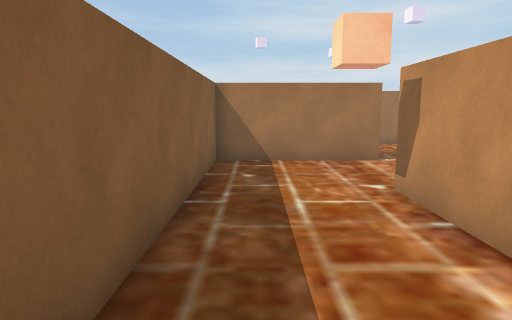
View 1 (above)

24 first-person views from a walk through a Unity game level. The camera is 1.5 m above the floor, tilts 8° down and sees 70° across. The floor is counted in squares, 1 m on a side. Each view is taken from the middle of a square. On the plan, view 1 faces up. The plan holds only what a view shows up to about 16 squares ahead; the rest is blank. The place goes on beyond the plan. The player is left out.

View 2
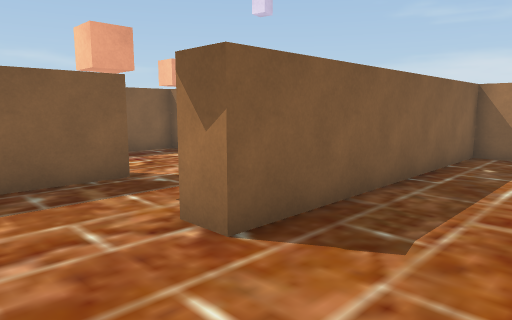

View 3
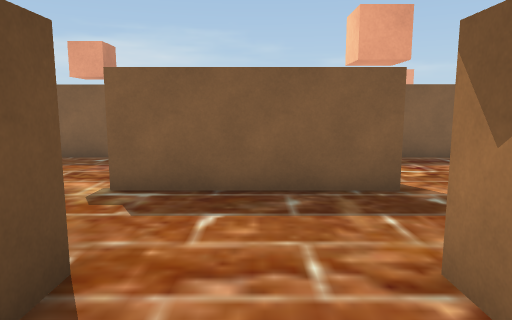

View 4
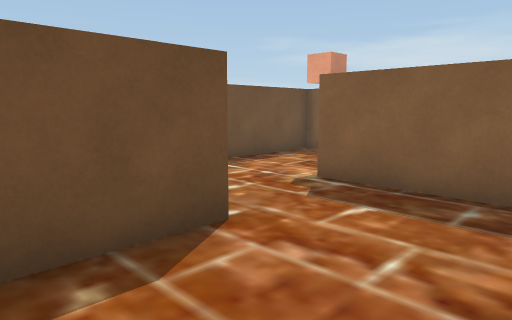

View 5
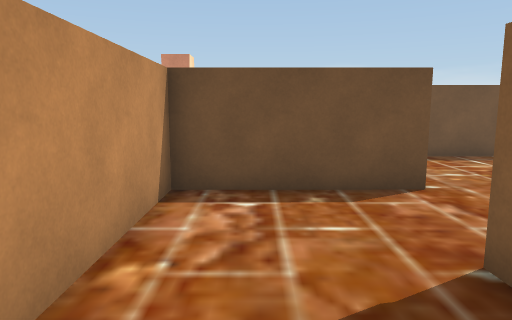

View 6
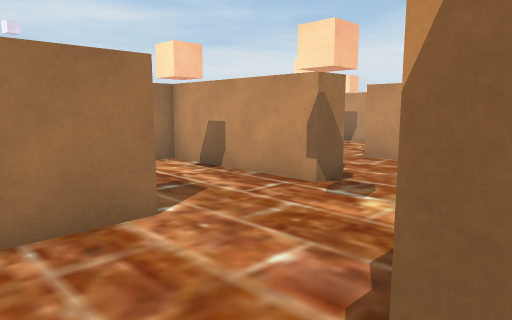

View 7
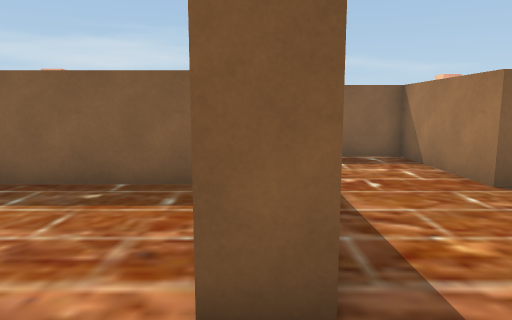

View 8
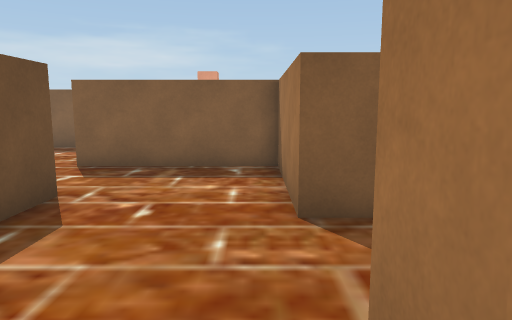

View 9
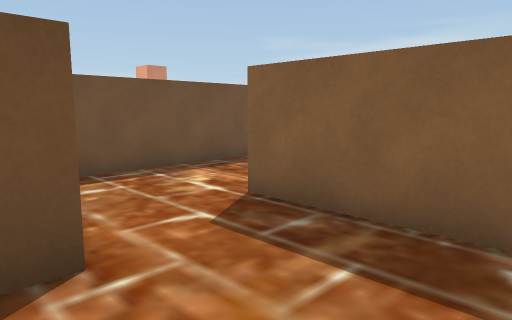

View 10
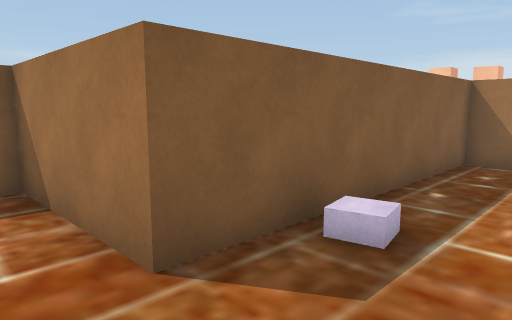

View 11
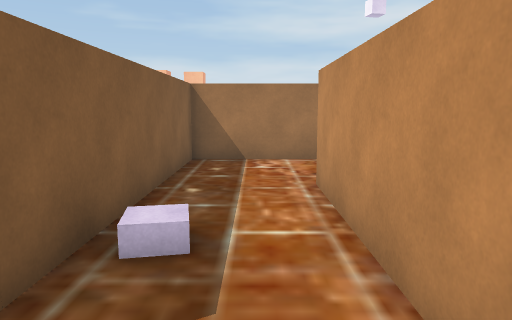

View 12
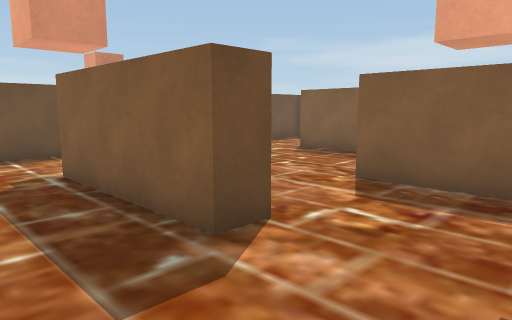

View 13
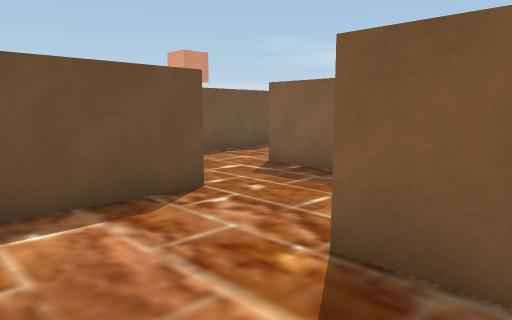

View 14
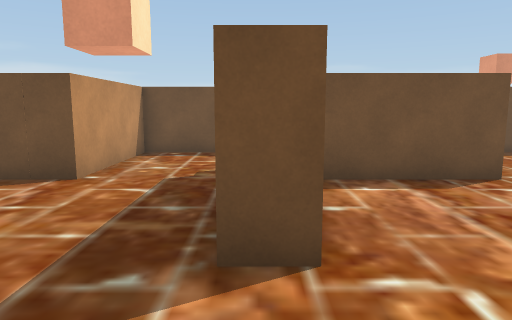

View 15
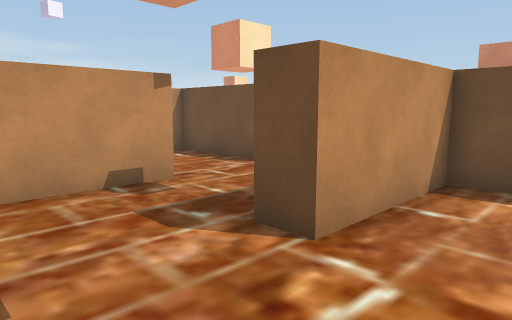

View 16
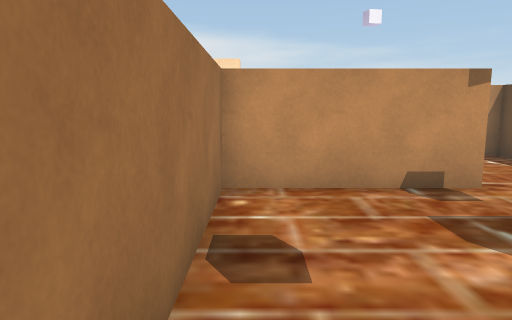

View 17
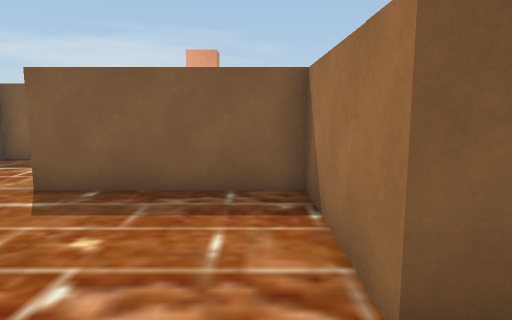

View 18
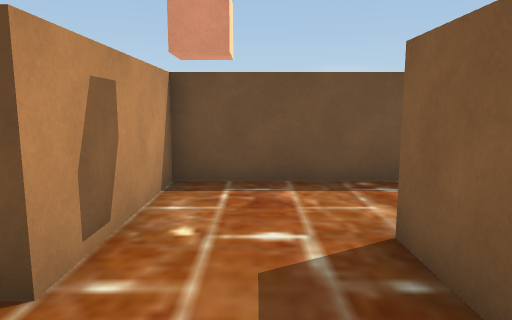

View 19
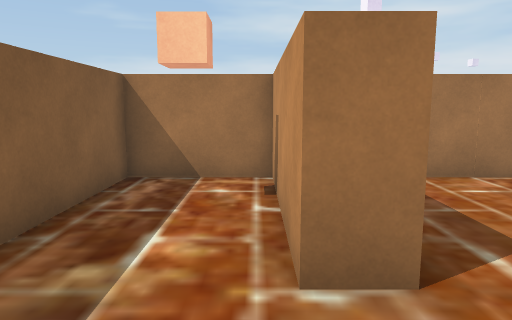

View 20
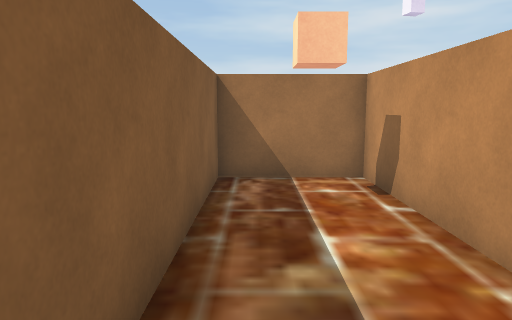

View 21
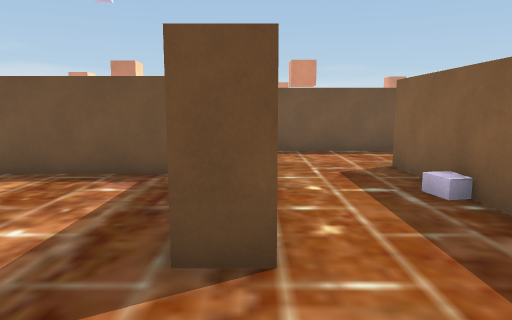

View 22
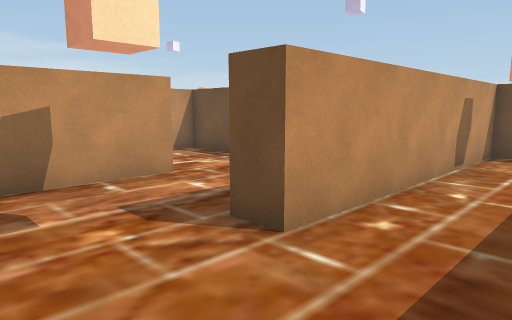

View 23
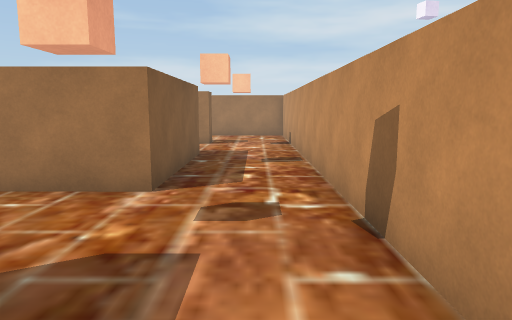

View 24
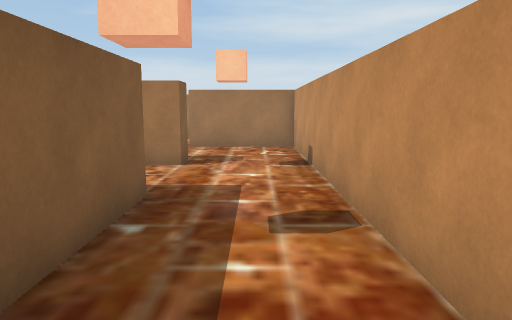

### Floor plan
Points are (right, up) in squares from view 1. A wall is a line through its corners. A room is listed if a view was taken in it or the views show most of it. See-through windows are left out.
Room 1 (views 1, 2, 3, 4, 5, 6, 7, 8, 9, 10, 11, 12, 13, 14, 15, 16, 21, 22, 23, 24)
walls: (-6.5, 10.2) (-6.5, 29.5) (-10.6, 29.5); (-9.9, 21.2) (-9.9, 15.6) (-12.8, 15.6); (-0.9, 15.6) (-5.6, 15.6) (-5.6, 10.2); (-2.2, 11.7) (-0.8, 11.7); (-10.2, 8) (-10.2, 7.1); (-9, 6.6) (-2.2, 6.6); (-14.6, 10) (-14.6, 5.4); (3.2, 15.6) (2.2, 15.6); (-9.9, 25.8) (-9.9, 24.8) (-11, 24.8); (-10.2, 5.6) (-10.2, 0.9); (3.6, 11.6) (3.6, 10.6) (-1.2, 10.6) (-1.2, 0.7) (-2.2, 0.7) (-2.2, 5.6) (-8.2, 5.6); (-6.8, 1.7) (-5.6, 1.7) (-5.6, -3.8); (-6.5, 0.5) (-6.5, 1.8); (7.5, 10.3) (7.1, 10.3) (7.1, 15.6) (5.2, 15.6); (2.6, 3.5) (2.6, 6.8); (-16, 1.9) (-11.2, 1.9) (-11.2, 11.7) (-10.1, 11.7); (-10.2, -5.5) (-10.2, -7.5) (-2.2, -7.5) (-2.2, -2.7) (2.6, -2.7) (2.6, 2)
ways out: opening at (-8.5, 1) to room 2; opening at (0.5, 16)
objects: other object (-14, 9)
Room 2 (views 17, 18, 19, 20)
walls: (-10.2, 0.9) (-14.6, 0.9) (-14.6, -4.1) (-15.6, -4.1) (-15.6, 0.9) (-18.8, 0.9) (-18.8, -7.5) (-11.2, -7.5) (-11.2, -2.7) (-6.5, -2.7) (-6.5, 0.5)
ways out: opening at (-8.5, 1) to room 1

Where each view was taken, in squares from view 1:
view 1: 0 up, 0 right, facing up
view 2: 2 down, 2 right, facing up-left
view 3: 1 down, 1 right, facing left
view 4: 1 up, 1 right, facing down-left
view 5: 4 up, 1 right, facing down
view 6: 6 up, 1 right, facing up-right
view 7: 11 up, 6 right, facing left
view 8: 15 up, 4 right, facing left
view 9: 15 up, 1 left, facing down-left
view 10: 14 up, 2 right, facing up-left
view 11: 14 up, 1 right, facing up
view 12: 5 up, 3 left, facing down-left
view 13: 3 up, 7 left, facing down-left
view 14: 5 up, 6 left, facing down
view 15: 5 up, 9 left, facing down-right
view 16: 5 up, 9 left, facing right
view 17: 0 up, 8 left, facing left
view 18: 0 up, 13 left, facing down
view 19: 7 down, 16 left, facing up
view 20: 7 down, 18 left, facing up
view 21: 15 up, 11 left, facing down
view 22: 15 up, 14 left, facing down-right
view 23: 9 up, 8 left, facing up
view 24: 15 up, 8 left, facing up
